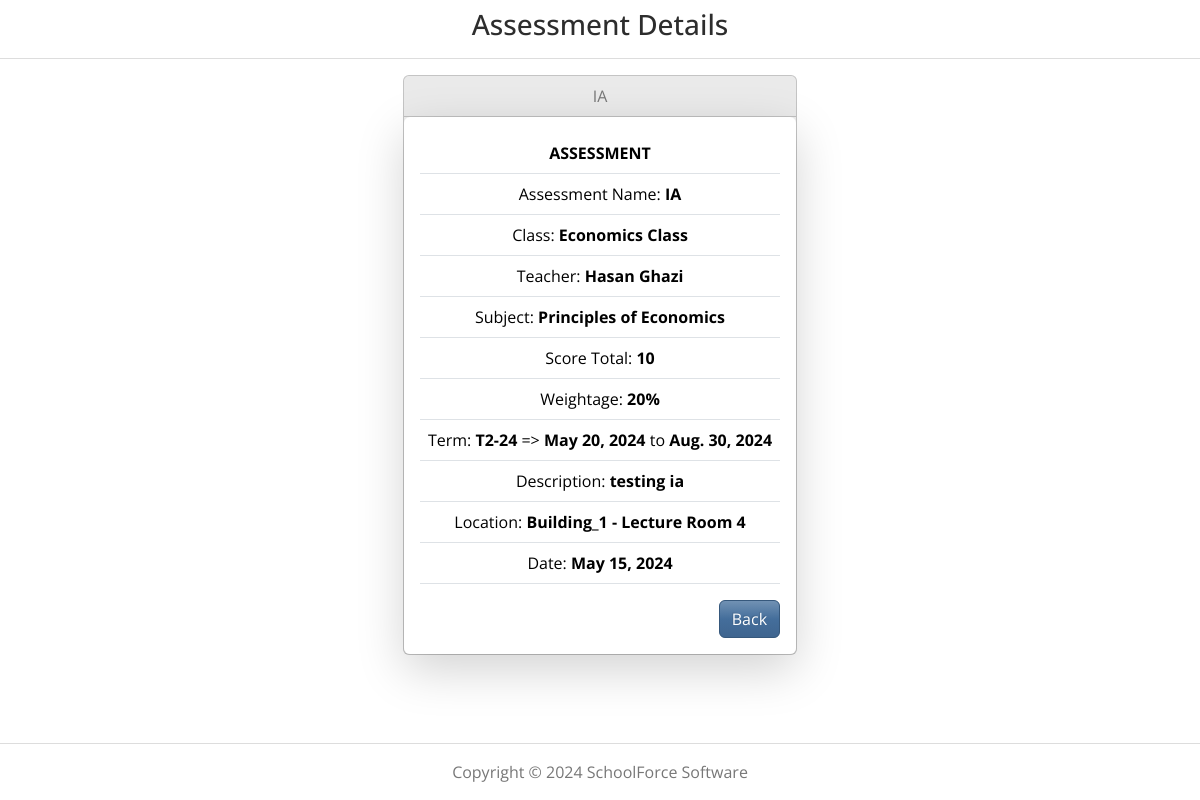
Before: /exam_detail/15/ (signed in) with the older database file.
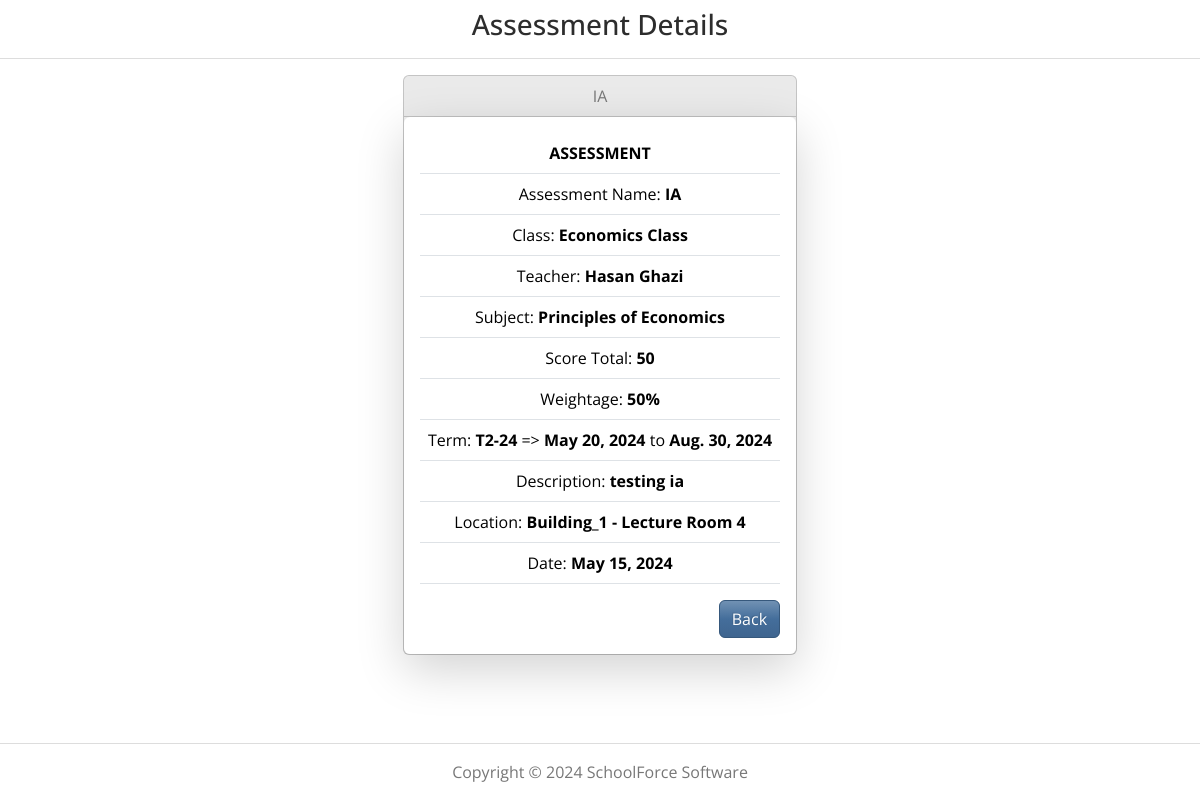
After: the same page with the newer database file.
### cmsmain/models.py (models this page shows, shortened)
class Exam(models.Model):
    course_class = models.ForeignKey(CourseClass, on_delete=models.CASCADE, related_name='exams', null=True, blank=True)
    name = models.CharField(max_length=100)
    total = models.IntegerField()
    weight = models.IntegerField()
    description = models.TextField(null=True, blank=True)
    location = models.ForeignKey(Location, on_delete=models.CASCADE, related_name='exams', null=True, blank=True)
    date = models.DateField()
    def __str__(self):
        return self.name

class CourseClass(models.Model):
    class_code = models.CharField(max_length=20)
    class_name = models.CharField(max_length=30)
    subject = models.ForeignKey(Subject, on_delete=models.CASCADE, related_name='classes')
    term = models.ForeignKey(Term, on_delete=models.CASCADE, related_name='classes')
    teacher = models.ForeignKey(Teacher, on_delete=models.CASCADE, related_name='classes')
    students = models.ManyToManyField(Student, related_name='classes', blank=True)

class Teacher(models.Model):
    user = models.OneToOneField(User, on_delete=models.CASCADE)
    subjects = models.ManyToManyField(Subject, related_name='teachers')
    first_name = models.CharField(max_length=50)
    last_name = models.CharField(max_length=50)
    phone = models.CharField(max_length=20, null=True, blank=True)
    email = models.EmailField(max_length=100)
    date_joined = models.DateField(null=True, blank=True)
    created_at = models.DateTimeField(auto_now_add=True, null=True, blank=True)
    def __str__(self):
        return f'{self.first_name} {self.last_name}'

class Subject(models.Model):
    code = models.CharField(max_length=20, unique=True)
    name = models.CharField(max_length=100)
    def __str__(self):
        return self.name

class Term(models.Model):
    term_code = models.CharField(max_length=20, unique=True)
    start_date = models.DateField()
    end_date = models.DateField()
    def __str__(self):
        return self.term_code

class Location(models.Model):
    location_code = models.CharField(max_length=10, unique=True, null=True, blank=True)
    building = models.CharField(max_length=20, null=True, blank=True)
    room = models.CharField(max_length=20, null=True, blank=True)

### cmsmain/views.py (the view)
# urls.py: path('exam_detail/<int:pk>/', views.ExamDetailView.as_view(), name='exam_detail'),
@method_decorator(login_required, name='dispatch')
class ExamDetailView(DetailView):
    model = Exam
    template_name = 'app_assessments/exam_detail.html'
    def get_context_data(self, **kwargs):
        context = super().get_context_data(**kwargs)
        exam = self.get_object()
        context["term_end"] = exam.course_class.term.end_date
        context["term_start"] = exam.course_class.term.start_date
        context["class"] = exam.course_class.class_name
        return context

### cmsmain/templates/app_assessments/exam_detail.html
{% extends 'cmsmain/base.html' %}
{% load static %}
{% block content %}
<h3 class="mt-2 text-center">Assessment Details</h3>
<hr />
<div class="d-flex justify-content-center">
    <div class="row">
        <div class="col col-md">
            <div class="card bg-light mb-3">
                <div class="card-header">
                    {{ exam }}
                </div>
                <div class="card-body shadow-lg bg-body rounded">
                    <table class="table">
                        <tr><th>ASSESSMENT</th></tr>
                        <tr><td>Assessment Name: <strong>{{exam.name}}</strong></td></tr>
                        <tr><td>Class: <strong>{{exam.course_class.class_name}}</strong></td></tr>
                        <tr><td>Teacher: <strong>{{exam.course_class.teacher}}</strong></td></tr>
                        <tr><td>Subject: <strong>{{exam.course_class.subject}}</strong></td></tr>
                        <tr><td>Score Total: <strong>{{exam.total}}</strong></td></tr>
                        <tr><td>Weightage: <strong>{{exam.weight}}%</strong></td></tr>
                        <tr><td>Term: <strong>{{exam.course_class.term}}</strong> => <strong>{{term_start}}</strong> to <strong>{{term_end}}</strong></td></tr>
                        <tr><td>Description: <strong>{{exam.description}}</strong></td></tr>
                        <tr><td>Location: <strong>{{exam.location.building}} - {{exam.location.room}}</td></tr>
                        <tr><td>Date: <strong>{{exam.date}}</strong></td></tr>
                    </table>
                    <a href="{{ request.META.HTTP_REFERER }}" class="btn btn-primary float-end" role="button">Back</a>
                </div>
            </div>
        </div>
    </div>
</div>
{% endblock %}

Changed rows visible on the page:
changed Exam "IA": total "10" → "50"; weight "20" → "50"
